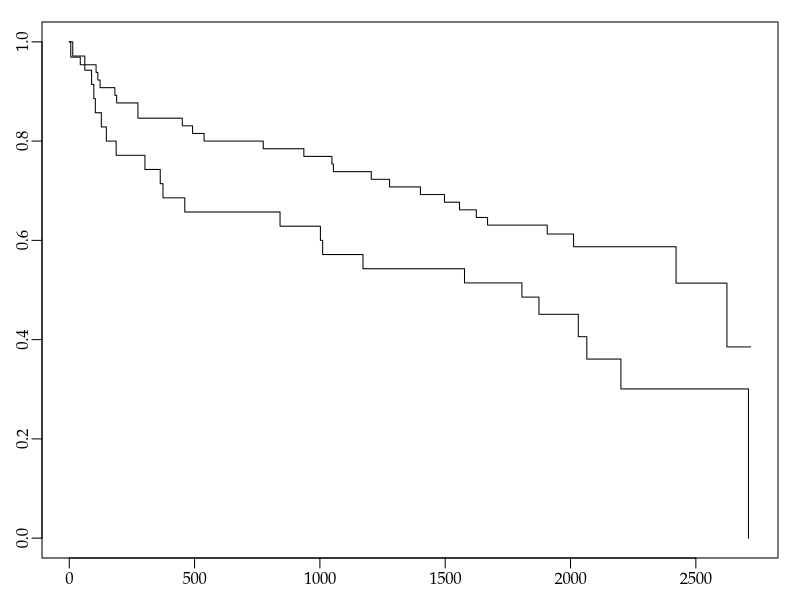

Write the R code that produced this figure.
pkg = "survival"
if (!require(pkg, character.only=TRUE)) {
    install.packages(pkg)
    library(pkg, character.only=TRUE)
}

options(stringsAsFactors=FALSE)
whas100 = read.csv("../data/whas100.csv")

args = commandArgs()
basename = sub(".R$", "", sub("^--file=(.*/)?", "", args[grep("^--file=", args)]))
if (length(basename) != 0)
    quartz(type="pdf", file=paste0(basename, ".pdf"), width=7, height=4)
par(family="Palatino")
par(mgp=c(2,0.5,0)) # title and axis margins. default: c(3,1,0)
par(mar=c(2,2,1,1)+0.1) # bottom, left, top, right margins. default: c(5,4,4,2)+0.1
s = survfit(Surv(lenfol, fstat) ~ gender, data=whas100)
plot(s)
dev.off()
